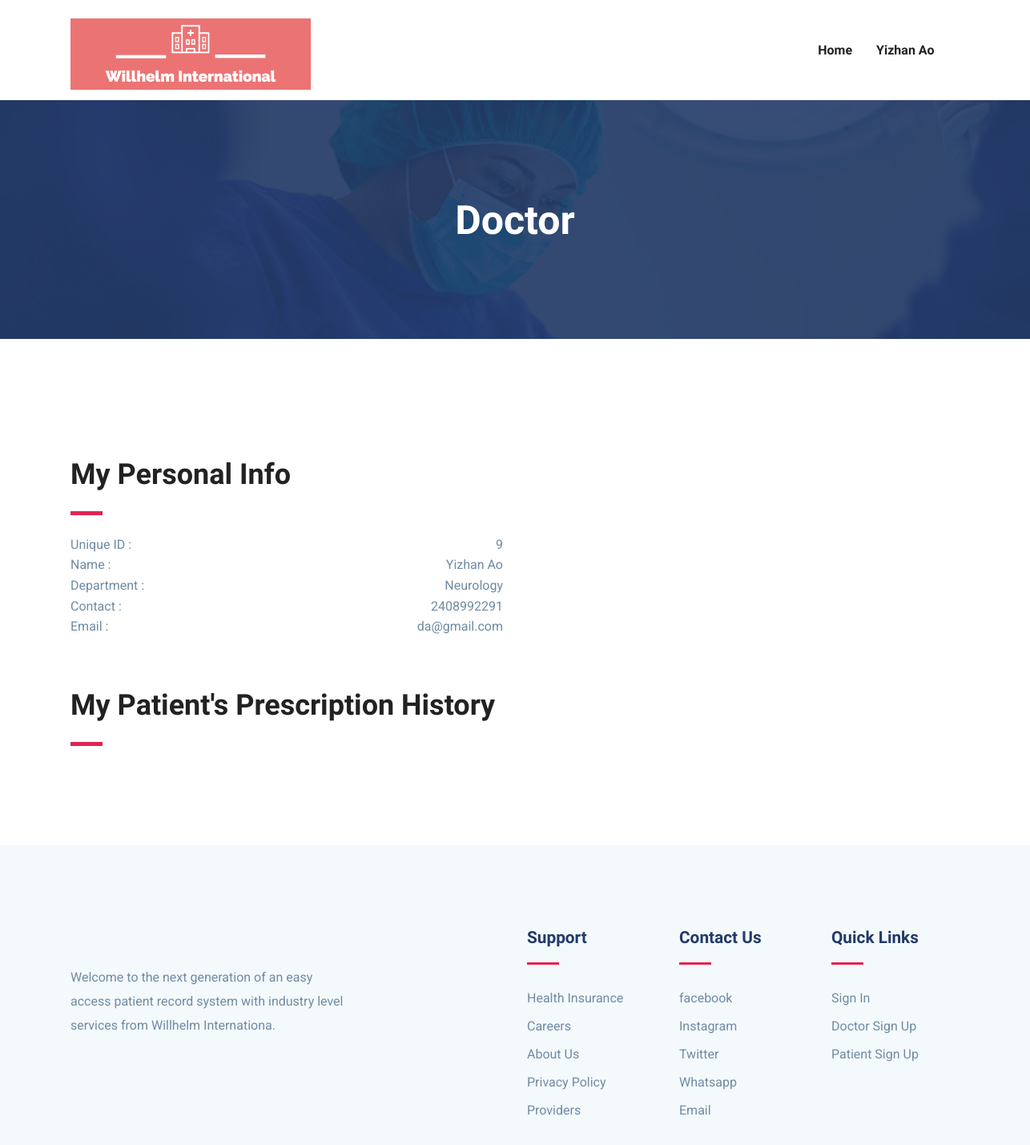
/doctor/info (signed in), run on an earlier commit of the app's database.
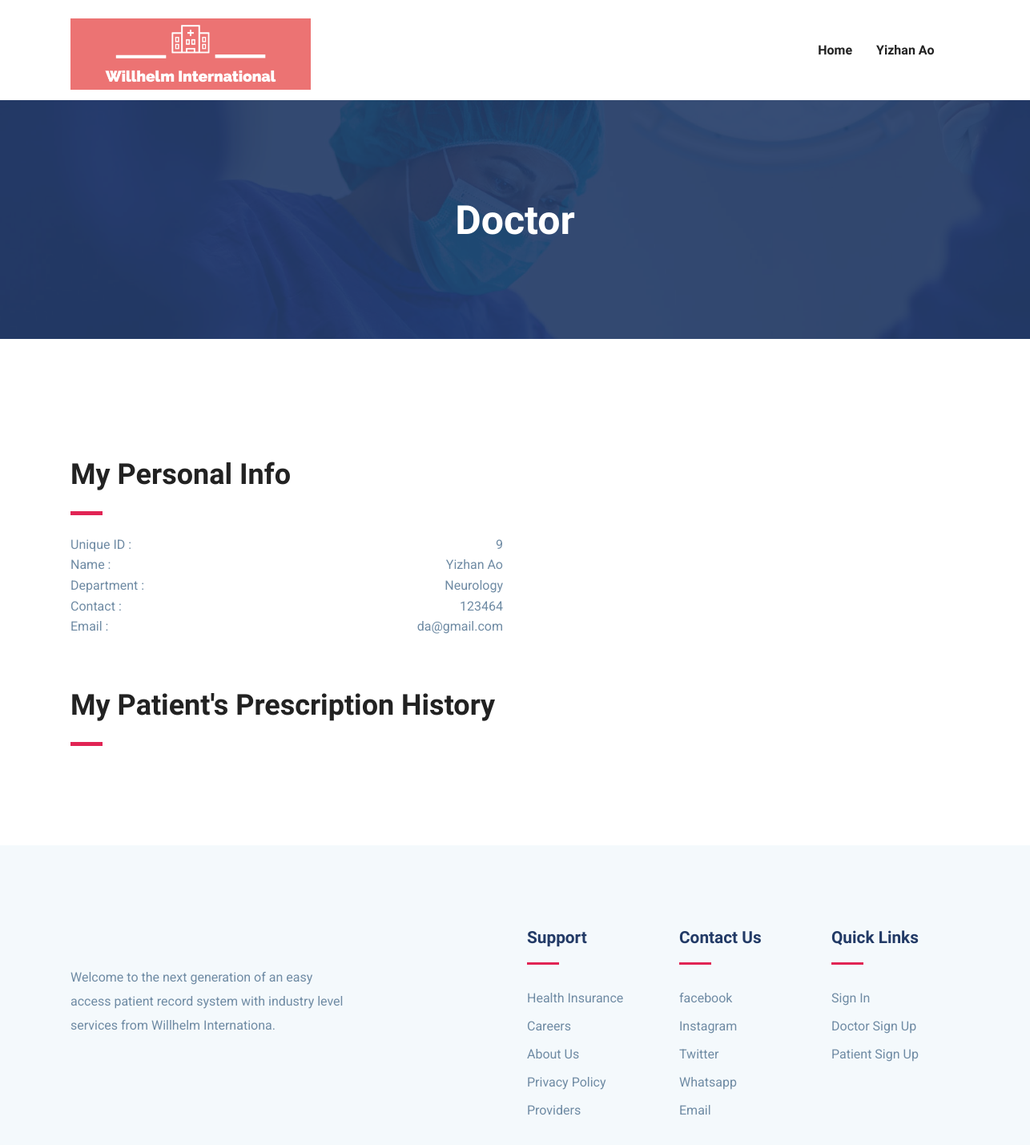
And on a later commit of the database.
### doctor/models.py (models this page shows, shortened)
class DoctorProfile(models.Model):
    doctor_id = models.AutoField(primary_key=True)
    doctor_name = models.CharField(max_length=100)
    phone_num = models.CharField(max_length=15)
    email = models.EmailField(unique = True)
    created_date = models.DateField(default=now)
    department = models.ForeignKey(Department, on_delete=models.CASCADE)

class Department(models.Model):
    department_id = models.AutoField(primary_key=True)
    department_name = models.CharField(max_length=500)
    def __str__(self):
        return self.department_name

### doctor/views.py (the view)
# urls.py: path('doctor/info', doc_info),
@login_required(login_url='/login/')
@user_passes_test(doctor_check, login_url='/login/')
def doc_info(request):
    userprofile = get_userprofile_by_request(request)
    if userprofile is not None:
        doctor_info = DoctorProfile.objects.filter(doctor_id = userprofile.doctor_id)[0]
        prescriptions_info = DoctorPrescription.objects.filter(doctor_id = userprofile.doctor_id)
        data = {
            'prescriptions': [],
            'medications' : {}
            }
        i = 1
        for prescription_info in prescriptions_info:
            data['prescriptions'].append(prescription_info)
            medications = Medication_order.objects.filter(prescription_id = prescription_info)
            data['medications'][f'prescription{i}'] = medications
            i+=1
        print(data)
        return render(request, 'doc_info.html', {'doctor_info': doctor_info,  'data': data, 'username': userprofile.doctor_name, 'usertype': 'doctor'})
    else:
        return redirect('/login')

### doctor/views.py (called while the page is built)
def doctor_check(user):
    return user.is_doctor

def get_userprofile_by_request(request):
    if request.user.is_authenticated:
        try:
            email = request.user.email
            if request.user.is_doctor:
                docs = DoctorProfile.objects.filter(email = email)
                if docs is not None:
                    return docs[0]
                else:
                    None
            else:
                pats = PatientProfile.objects.filter(email = email)
                if pats is not None:
                    return pats[0]
                else:
                    None
        except:
            return None
    else:
        return None

### doctor/templates/doc_info.html (shortened to what this page needs)
{% extends "base.html" %}
{% block body%}
<section class="page-title bg-1">
	<div class="container">
		<div class="row">
			<div class="col-md-12">
				<div class="block text-center">
					<h1 class="text-capitalize mb-5 text-lg">Doctor</h1>
				</div>
			</div>
		</div>
	</div>
</section>
<section class="section department-single">
	<div class="container">
		<div class="row">
			<div class="col-lg-6">
				<div class="department-content sidebars-widget schedules-widget mt-5">
					<h5 class="text-md">My Personal Info</h5>
					<div class="divider my-4"></div>
					<ul class="list-unstyled">
						<li class="d-flex justify-content-between align-items-center">
							<a>Unique ID&nbsp;:&nbsp;&nbsp;</a>
							<span style="float:right;">{{doctor_info.doctor_id}}</span>
						</li>
						<li class="d-flex justify-content-between align-items-center">
							<a>Name&nbsp;:&nbsp;&nbsp;</a>
							<span>{{doctor_info.doctor_name}}</span>
						</li>
						<li class="d-flex justify-content-between align-items-center">
							<a>Department&nbsp;:&nbsp;&nbsp;</a>
							<span>{{doctor_info.department}}</span>
						</li>
						<li class="d-flex justify-content-between align-items-center">
							<a>Contact&nbsp;:&nbsp;&nbsp;</a>
							<span>{{doctor_info.phone_num}}</span>
						</li>
						<li class="d-flex justify-content-between align-items-center">
							<a>Email&nbsp;:&nbsp;&nbsp;</a>
							<span>{{doctor_info.email}}</span>
						</li>
					</ul>
				</div>
			</div>
		</div>
		<div class="row">
			<div class="col-lg-12">
				<div class="department-content sidebars-widget schedules-widget mt-5">
					<h5 class="text-md">My Patient's Prescription History</h5>
					<div class="divider my-4"></div>
				</div>
			</div>
		</div>
	</div>
</section>
{% endblock %}

### templates/nav.html (shortened to what this page needs)
{% block nav %}
{% load static %}
<header>
  <nav class="navbar navbar-expand-lg navigation" id="navbar">
    <div class="container">
      {% if disable %}
        <img src="{% static 'images/newlogo.png' %}" alt="" width="300" height="300" class="img-fluid">
      {% else %}
      <a class="navbar-brand" href="/">
        <img src="{% static 'images/newlogo.png' %}" alt="" width="300" height="400" class="img-fluid">
      </a>
      {% endif %}
      {% if not disable %}
      <div class="collapse navbar-collapse" id="navbarmain">
        <ul class="navbar-nav ml-auto">
          <li class="nav-item active">
            {% if usertype == 'patient'%}
            <a class="nav-link" href="/patient">Home</a>
            {% elif usertype == 'doctor'%}
            <a class="nav-link" href="/doctor">Home</a>
            {% else %}
            <a class="nav-link" href="/">Home</a>
            {% endif %}
          </li>
          {% if usertype == 'patient'%}
          <li class="nav-item dropdown">
            <a class="nav-link dropdown-toggle" href="#" id="dropdown02" data-toggle="dropdown" aria-haspopup="true"
              aria-expanded="false">{{username}} <i class="icofont-thin-down"></i></a>
            <ul class="dropdown-menu" aria-labelledby="dropdown02">
              <li><a class="dropdown-item" href="/patient/info">My Profile</a></li>
              <li><a class="dropdown-item" href="/alldoctors">All Doctors</a></li>
              <li><a class="dropdown-item" href="/patient/update/info">Update Profile</a></li>
              <li><a class="dropdown-item" href="/patient/update/medicalinfo">Update Medical Info</a></li>
              <li><a class="dropdown-item" href="/doctor/register">Logout</a></li>
            </ul>
          </li>
            {% elif usertype == 'doctor'%}
            <li class="nav-item dropdown">
              <a class="nav-link dropdown-toggle" href="#" id="dropdown02" data-toggle="dropdown" aria-haspopup="true"
                aria-expanded="false">{{username}} <i class="icofont-thin-down"></i></a>
            </li>
            {% endif %}
            {% endif %}
        </ul>
      </div>
    </div>
  </nav>
</header>
{% endblock %}

What changed in the data, as far as the page shows it:
changed DoctorProfile "Yizhan Ao": phone_num "2408992291" → "123464"
